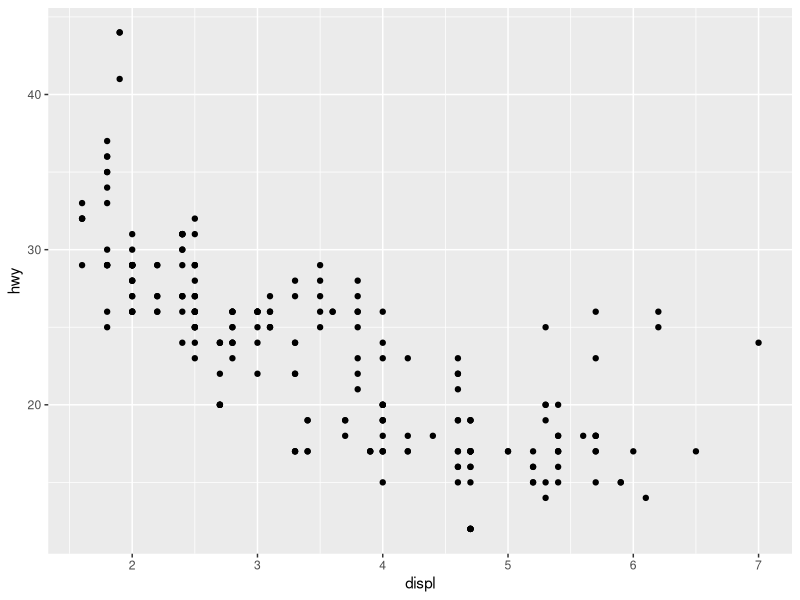
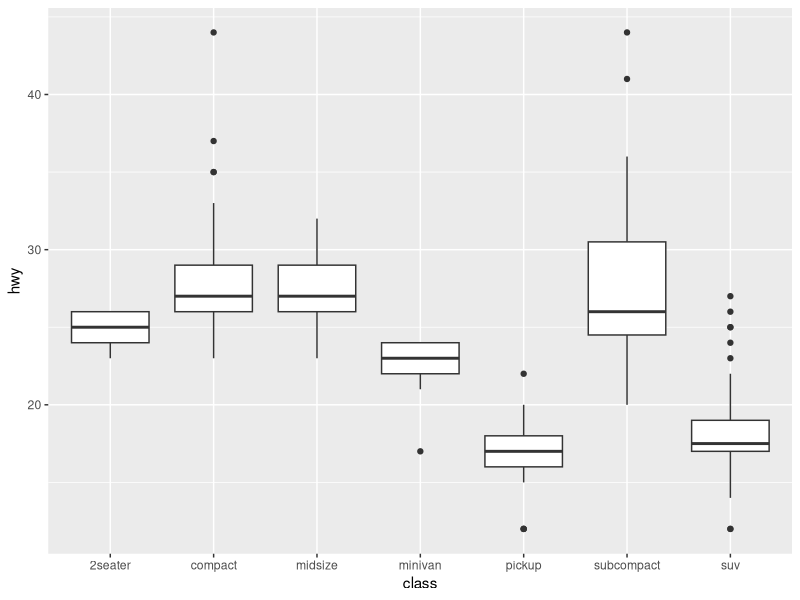
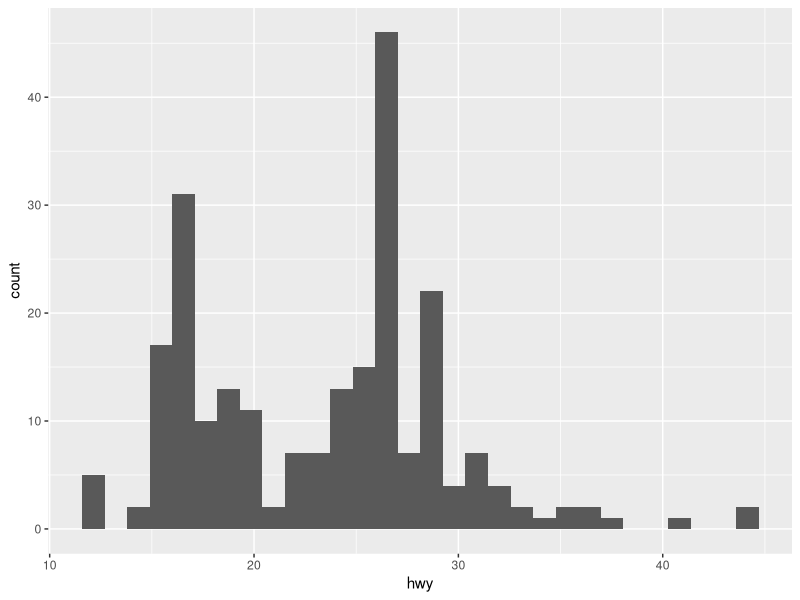
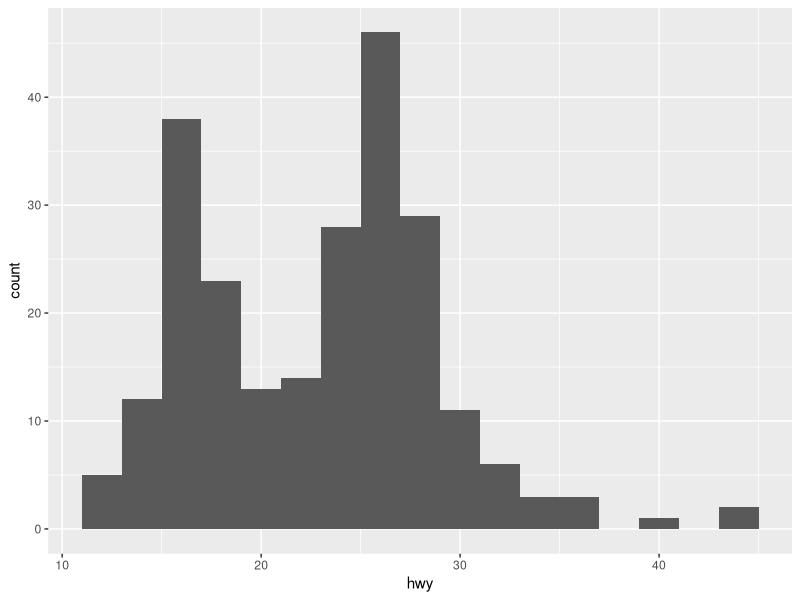
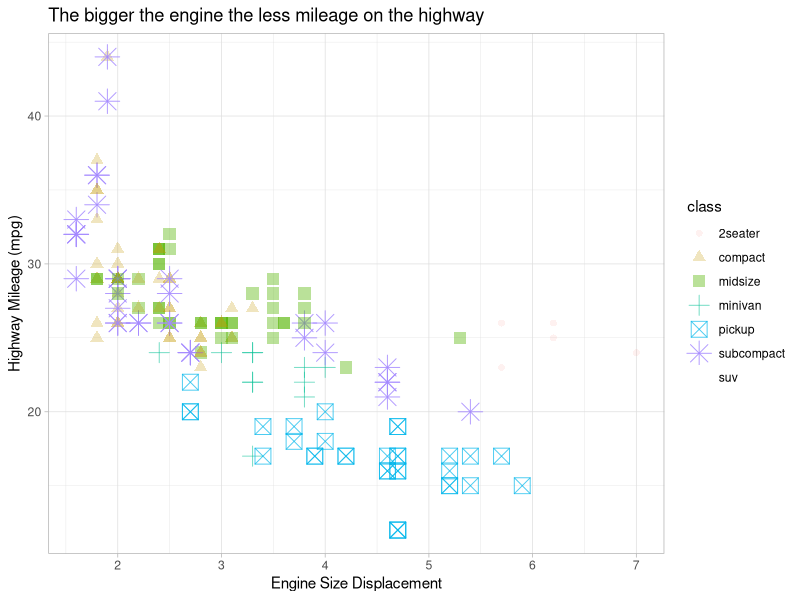
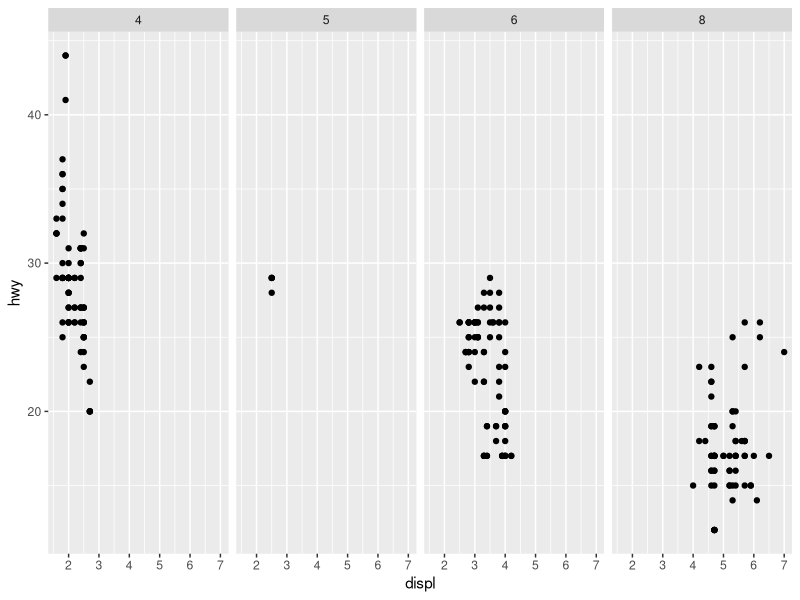
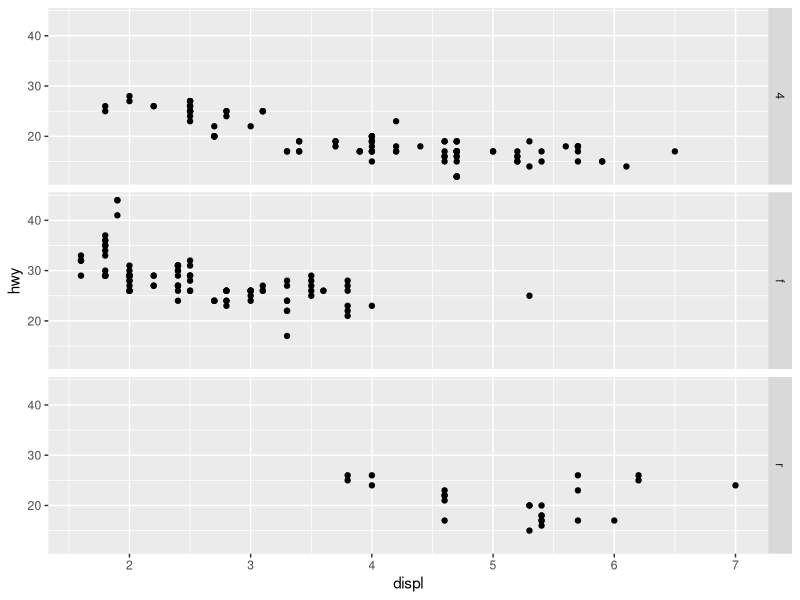
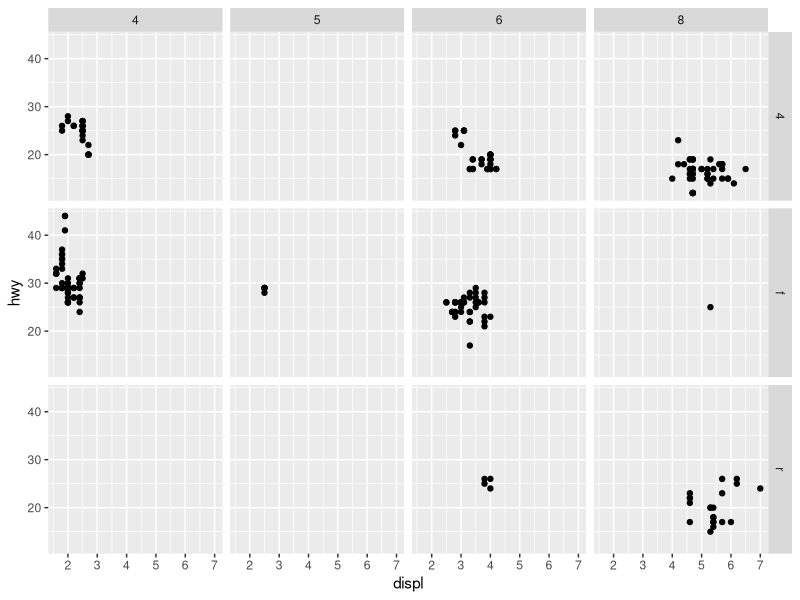

R code for these plots, in order:
## ---- chunk 1
#| label: setup
#| include: false

library(tidyverse)

## ---- chunk 2
#| label: first-rows-mpg
head(mpg)
## ---- chunk 3
#| label: mpg-scatterplot
#add code
ggplot(mpg) +
  geom_point(aes(x = displ, y = hwy))
## ---- chunk 4
#| label: mpg-boxplot
ggplot(data = mpg) +
  geom_boxplot(mapping = aes(x = class, y = hwy))
## ---- chunk 5
#| label: mpg-histogram
ggplot(mpg) +
  geom_histogram(aes(x = hwy))
## ---- chunk 6
#| label: mpg-histogram-bins2

ggplot(mpg) +
  geom_histogram(aes(x = hwy), binwidth = 2)
## ---- chunk 7
#| label: mpg-scatterplot-experiment
ggplot(data = mpg) +
  geom_point(mapping = aes(x = displ, 
                           y = hwy,
                           color = class,
                           shape = class,
                           alpha = class,
                           size = class)) +
  labs(x = "Engine Size Displacement",
       y = "Highway Mileage (mpg)",
       title = "The bigger the engine the less mileage on the highway") +
  theme_light()
## ---- chunk 8
#| label: facets
# Makes a plot that the commands below will modify
q <- ggplot(mpg) + geom_point(aes(x = displ, y = hwy))

q + facet_grid(. ~ cyl) #makes one row, 4 columns by cyl
q + facet_grid(drv ~ .) #makes 3 rows, one column by drv
q + facet_grid(drv ~ cyl) #makes 3 rows by drv, 4 columns by cyl
q + facet_wrap(~ class) #makes a graph for each value in the class
## ---- chunk 9
#| label: mpg-barplot-withclass

ggplot(mpg) +
  geom_bar(aes(x=class, fill = class)) +
  guides(fill = "none") +
  labs(x = "class of Vehicle",
       y = "Number of Vehicles in Sample") +
  theme_bw()
## ---- chunk 10
#| label: quiz
ggplot(mpg, aes(x = displ, y = hwy)) + 
  geom_point() +
  geom_smooth() 

ggsave("example.jpg")
